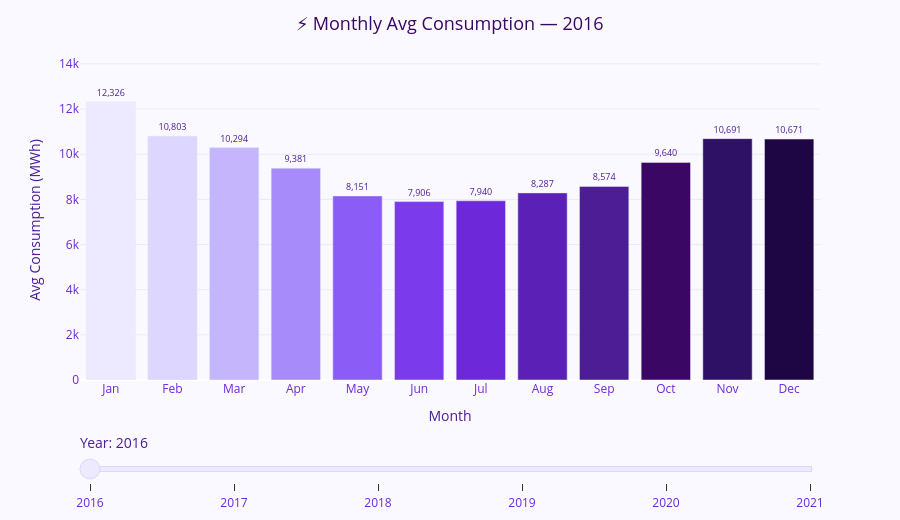

Notebook code cell kept with this figure:
### Markdown cell above
## 6. 📊 Animated Bar Race — Monthly Total Consumption per Year

### Code cell
month_order = ['Jan','Feb','Mar','Apr','May','Jun','Jul','Aug','Sep','Oct','Nov','Dec']
monthly_race = df.groupby(['year','month_name'])['consumption'].mean().reset_index()
monthly_race['month_name'] = pd.Categorical(monthly_race['month_name'], categories=month_order, ordered=True)
monthly_race = monthly_race.sort_values(['year','month_name'])

purple_shades = [
    '#EDE9FE','#DDD6FE','#C4B5FD','#A78BFA',
    '#8B5CF6','#7C3AED','#6D28D9','#5B21B6',
    '#4C1D95','#3B0764','#2E1065','#1E0544'
]

fig4 = go.Figure()

all_years = sorted(monthly_race['year'].unique())
for i, yr in enumerate(all_years):
    sub = monthly_race[monthly_race['year'] == yr]
    fig4.add_trace(go.Bar(
        x=sub['month_name'],
        y=sub['consumption'],
        name=str(yr),
        marker_color=[purple_shades[j % len(purple_shades)] for j in range(len(sub))],
        visible=(i == 0),
        text=[f"{v:,.0f}" for v in sub['consumption']],
        textposition='outside',
        textfont=dict(color='#4C1D95', size=9),
        hovertemplate='<b>%{x}</b><br>Avg: %{y:,.0f} MWh<extra></extra>'
    ))

# Slider steps
steps = []
for i, yr in enumerate(all_years):
    step = dict(
        method='update',
        label=str(yr),
        args=[
            {'visible': [j == i for j in range(len(all_years))]},
            {'title': f'⚡ Monthly Avg Consumption — {yr}'}
        ]
    )
    steps.append(step)

fig4.update_layout(
    title=dict(text='⚡ Monthly Avg Consumption — 2016', font=dict(size=18, color='#3B0764'), x=0.5),
    sliders=[dict(
        active=0, steps=steps,
        currentvalue=dict(prefix='Year: ', font=dict(color='#4C1D95', size=14)),
        font=dict(color='#6D28D9'),
        bgcolor='#EDE9FE', activebgcolor='#A855F7', bordercolor='#DDD6FE',
        pad=dict(t=50)
    )],
    yaxis=dict(
        title='Avg Consumption (MWh)',
        range=[0, monthly_race['consumption'].max() * 1.15],
        gridcolor='#EDE9FE', tickfont=dict(color='#6D28D9')
    ),
    xaxis=dict(tickfont=dict(color='#6D28D9'), title='Month'),
    paper_bgcolor='#FAF9FF',
    plot_bgcolor='#FAF9FF',
    font=dict(color='#4C1D95'),
    height=520,
    margin=dict(t=60, b=120)
)

fig4.show()
print('💡 Drag the slider to compare monthly patterns across years')

### Figure 1 — Plotly figure (JSON) as saved in the notebook; plotly's stock layout.template omitted (floating-point values rounded to 4 significant figures)
{"data": [{"hovertemplate": "<b>%{x}</b><br>Avg: %{y:,.0f} MWh<extra></extra>", "marker": {"color": ["#EDE9FE", "#DDD6FE", "#C4B5FD", "#A78BFA", "#8B5CF6", "#7C3AED", "#6D28D9", "#5B21B6", "#4C1D95", "#3B0764", "#2E1065", "#1E0544"]}, "name": "2016", "text": ["12,326", "10,803", "10,294", "9,381", "8,151", "7,906", "7,940", "8,287", "8,574", "9,640", "10,691", "10,671"], "textfont": {"color": "#4C1D95", "size": 9}, "textposition": "outside", "type": "bar", "visible": true, "x": ["Jan", "Feb", "Mar", "Apr", "May", "Jun", "Jul", "Aug", "Sep", "Oct", "Nov", "Dec"], "y": [12330.0, 10800.0, 10290.0, 9381.0, 8151.0, 7906.0, 7940.0, 8287.0, 8574.0, 9640.0, 10690.0, 10670.0]}, {"hovertemplate": "<b>%{x}</b><br>Avg: %{y:,.0f} MWh<extra></extra>", "marker": {"color": ["#EDE9FE", "#DDD6FE", "#C4B5FD", "#A78BFA", "#8B5CF6", "#7C3AED", "#6D28D9", "#5B21B6", "#4C1D95", "#3B0764", "#2E1065", "#1E0544"]}, "name": "2017", "text": ["11,285", "11,427", "10,496", "9,641", "8,523", "7,965", "7,888", "8,252", "8,732", "9,527", "10,172", "10,473"], "textfont": {"color": "#4C1D95", "size": 9}, "textposition": "outside", "type": "bar", "visible": false, "x": ["Jan", "Feb", "Mar", "Apr", "May", "Jun", "Jul", "Aug", "Sep", "Oct", "Nov", "Dec"], "y": [11280.0, 11430.0, 10500.0, 9641.0, 8523.0, 7965.0, 7888.0, 8252.0, 8732.0, 9527.0, 10170.0, 10470.0]}, {"hovertemplate": "<b>%{x}</b><br>Avg: %{y:,.0f} MWh<extra></extra>", "marker": {"color": ["#EDE9FE", "#DDD6FE", "#C4B5FD", "#A78BFA", "#8B5CF6", "#7C3AED", "#6D28D9", "#5B21B6", "#4C1D95", "#3B0764", "#2E1065", "#1E0544"]}, "name": "2018", "text": ["11,414", "12,171", "11,521", "9,547", "8,244", "8,031", "8,163", "8,484", "8,795", "9,742", "10,444", "11,103"], "textfont": {"color": "#4C1D95", "size": 9}, "textposition": "outside", "type": "bar", "visible": false, "x": ["Jan", "Feb", "Mar", "Apr", "May", "Jun", "Jul", "Aug", "Sep", "Oct", "Nov", "Dec"], "y": [11410.0, 12170.0, 11520.0, 9547.0, 8244.0, 8031.0, 8163.0, 8484.0, 8795.0, 9742.0, 10440.0, 11100.0]}, {"hovertemplate": "<b>%{x}</b><br>Avg: %{y:,.0f} MWh<extra></extra>", "marker": {"color": ["#EDE9FE", "#DDD6FE", "#C4B5FD", "#A78BFA", "#8B5CF6", "#7C3AED", "#6D28D9", "#5B21B6", "#4C1D95", "#3B0764", "#2E1065", "#1E0544"]}, "name": "2019", "text": ["12,279", "11,411", "10,855", "9,235", "8,429", "7,729", "7,887", "8,158", "8,511", "9,541", "10,335", "9,970"], "textfont": {"color": "#4C1D95", "size": 9}, "textposition": "outside", "type": "bar", "visible": false, "x": ["Jan", "Feb", "Mar", "Apr", "May", "Jun", "Jul", "Aug", "Sep", "Oct", "Nov", "Dec"], "y": [12280.0, 11410.0, 10860.0, 9235.0, 8429.0, 7729.0, 7887.0, 8158.0, 8511.0, 9541.0, 10340.0, 9970.0]}, {"hovertemplate": "<b>%{x}</b><br>Avg: %{y:,.0f} MWh<extra></extra>", "marker": {"color": ["#EDE9FE", "#DDD6FE", "#C4B5FD", "#A78BFA", "#8B5CF6", "#7C3AED", "#6D28D9", "#5B21B6", "#4C1D95", "#3B0764", "#2E1065", "#1E0544"]}, "name": "2020", "text": ["10,150", "10,072", "10,216", "9,142", "8,040", "7,431", "7,517", "7,727", "8,056", "8,886", "9,657", "10,140"], "textfont": {"color": "#4C1D95", "size": 9}, "textposition": "outside", "type": "bar", "visible": false, "x": ["Jan", "Feb", "Mar", "Apr", "May", "Jun", "Jul", "Aug", "Sep", "Oct", "Nov", "Dec"], "y": [10150.0, 10070.0, 10220.0, 9142.0, 8040.0, 7431.0, 7517.0, 7727.0, 8056.0, 8886.0, 9657.0, 10140.0]}, {"hovertemplate": "<b>%{x}</b><br>Avg: %{y:,.0f} MWh<extra></extra>", "marker": {"color": ["#EDE9FE", "#DDD6FE", "#C4B5FD", "#A78BFA", "#8B5CF6", "#7C3AED", "#6D28D9", "#5B21B6", "#4C1D95", "#3B0764", "#2E1065", "#1E0544"]}, "name": "2021", "text": ["11,307", "12,040", "10,617", "9,336", "8,539", "7,937", "7,968", "8,164", "8,678", "9,231", "10,462", "11,920"], "textfont": {"color": "#4C1D95", "size": 9}, "textposition": "outside", "type": "bar", "visible": false, "x": ["Jan", "Feb", "Mar", "Apr", "May", "Jun", "Jul", "Aug", "Sep", "Oct", "Nov", "Dec"], "y": [11310.0, 12040.0, 10620.0, 9336.0, 8539.0, 7937.0, 7968.0, 8164.0, 8678.0, 9231.0, 10460.0, 11920.0]}], "layout": {"font": {"color": "#4C1D95"}, "height": 520, "margin": {"b": 120, "t": 60}, "paper_bgcolor": "#FAF9FF", "plot_bgcolor": "#FAF9FF", "sliders": [{"active": 0, "activebgcolor": "#A855F7", "bgcolor": "#EDE9FE", "bordercolor": "#DDD6FE", "currentvalue": {"font": {"color": "#4C1D95", "size": 14}, "prefix": "Year: "}, "font": {"color": "#6D28D9"}, "pad": {"t": 50}, "steps": [{"args": [{"visible": [true, false, false, false, false, false]}, {"title": "⚡ Monthly Avg Consumption — 2016"}], "label": "2016", "method": "update"}, {"args": [{"visible": [false, true, false, false, false, false]}, {"title": "⚡ Monthly Avg Consumption — 2017"}], "label": "2017", "method": "update"}, {"args": [{"visible": [false, false, true, false, false, false]}, {"title": "⚡ Monthly Avg Consumption — 2018"}], "label": "2018", "method": "update"}, {"args": [{"visible": [false, false, false, true, false, false]}, {"title": "⚡ Monthly Avg Consumption — 2019"}], "label": "2019", "method": "update"}, {"args": [{"visible": [false, false, false, false, true, false]}, {"title": "⚡ Monthly Avg Consumption — 2020"}], "label": "2020", "method": "update"}, {"args": [{"visible": [false, false, false, false, false, true]}, {"title": "⚡ Monthly Avg Consumption — 2021"}], "label": "2021", "method": "update"}]}], "title": {"font": {"color": "#3B0764", "size": 18}, "text": "⚡ Monthly Avg Consumption — 2016", "x": 0.5}, "xaxis": {"tickfont": {"color": "#6D28D9"}, "title": {"text": "Month"}}, "yaxis": {"gridcolor": "#EDE9FE", "range": [0, 14170.0], "tickfont": {"color": "#6D28D9"}, "title": {"text": "Avg Consumption (MWh)"}}}}
